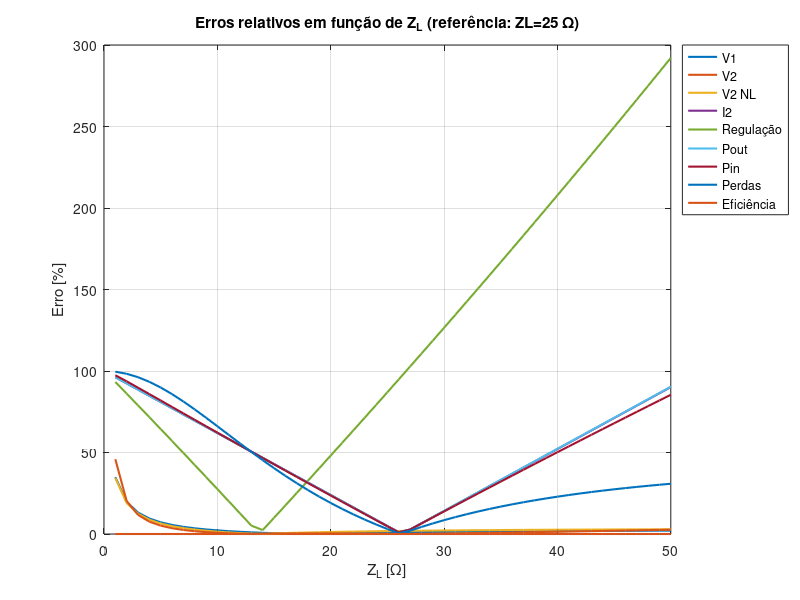

The MATLAB source for this figure:
clc; clear; close all;

% =================== Dados do Transformador ===================
f = 60;                 
w = 2*pi*f;

% Valores conhecidos
R1 = 0.95;
L1 = 1.53e-3;   % fixo em 1.53 mH

% Constante de transformação
k = (127/220)^2;
alpha = sqrt(3) - 1;

Rm = 1861.54;
Lm = 3.62;              % H

% =================== Tensões Nominais ===================
V2L = 127;       % tensão secundária nominal (linha)

% =================== Faixa de carga a analisar ===================
ZL_range = 1:50;   % de 1 a 200 ohms, passo 1

% =================== Valores MEDIDOS (referência ZL=25 Ω) ===================
V1_med      = 227; 
V2_NL_med   = 132;
V2L_med     = 127;
I2_med      = 4.83;
Regula_med  = 3.94;
PO_med      = 614;
Pin_med     = 652;
Pperdas_med = 38;
efic_med    = 94.17;

% =================== Pré-alocação ===================
erro_V1      = zeros(size(ZL_range));
erro_V2      = zeros(size(ZL_range));
erro_V2_NL   = zeros(size(ZL_range));
erro_I2      = zeros(size(ZL_range));
erro_Regula  = zeros(size(ZL_range));
erro_PO      = zeros(size(ZL_range));
erro_Pin     = zeros(size(ZL_range));
erro_Pperdas = zeros(size(ZL_range));
erro_Ef      = zeros(size(ZL_range));

% --- Resistências e Indutâncias dependentes de L1 ---
R2p = alpha * R1;   
R2  = k * R2p;      
L2p = alpha * L1;   
L2  = k * L2p;      

Z1 = R1 + 1j*w*L1;
Z2 = R2 + 1j*w*L2;
Zm = 1 / (1/Rm + 1/(1j*w*Lm));   % paralelo
Z2p = 3*Z2;

% =================== Loop sobre ZL ===================
for n = 1:length(ZL_range)
    ZL = ZL_range(n);

    % ---- Cálculos teóricos ----
    V1 = 127*sqrt(3) * abs((Z1 + Z2p + 3*ZL) / (3*ZL));
    V2NL = V1*(1/sqrt(3)) * abs(Zm/(Zm+Z1));
    I2L = abs(127/ZL);
    Reg = abs((V2NL - V2L)/V2L) * 100;    
    Po = V2L * (I2L)* cos(angle(ZL));
    Z_eq = Z1 + Z2p + Zm*3*ZL/(Zm + 3*ZL);
    Pin = (V1^2 / abs(Z_eq)) * cos(angle(Z_eq));
    Perdas = Pin - Po;
    Ef = (Po/Pin)*100;

    % ---- Erros relativos a ZL=25 Ω (valores medidos) ----
    erro_V1(n)      = abs(V1 - V1_med) / abs(V1) * 100;
    erro_V2(n)      = abs(V2L - V2L_med) / abs(V2L) * 100;
    erro_V2_NL(n)   = abs(V2NL - V2_NL_med) / abs(V2NL) * 100;
    erro_I2(n)      = abs(I2L - I2_med) / abs(I2L) * 100;
    erro_Regula(n)  = abs(Reg - Regula_med) / abs(Reg) * 100;
    erro_PO(n)      = abs(Po - PO_med) / abs(Po) * 100;
    erro_Pin(n)     = abs(Pin - Pin_med) / abs(Pin) * 100;
    erro_Pperdas(n) = abs(Perdas - Pperdas_med) / abs(Perdas) * 100;
    erro_Ef(n)      = abs(Ef - efic_med) / abs(Ef) * 100;
end

% =================== Gráficos ===================
figure('Name','Todos os erros em função de ZL','NumberTitle','off','Position',[200 100 800 600]);

plot(ZL_range, erro_V1,      'LineWidth',1.5); hold on;
plot(ZL_range, erro_V2,      'LineWidth',1.5);
plot(ZL_range, erro_V2_NL,   'LineWidth',1.5);
plot(ZL_range, erro_I2,      'LineWidth',1.5);
plot(ZL_range, erro_Regula,  'LineWidth',1.5);
plot(ZL_range, erro_PO,      'LineWidth',1.5);
plot(ZL_range, erro_Pin,     'LineWidth',1.5);
plot(ZL_range, erro_Pperdas, 'LineWidth',1.5);
plot(ZL_range, erro_Ef,      'LineWidth',1.5);

xlabel('Z_L [\Omega]');
ylabel('Erro [%]');
title('Erros relativos em função de Z_L (referência: ZL=25 \Omega)');
legend({'V1','V2','V2 NL','I2','Regulação','Pout','Pin','Perdas','Eficiência'},...
       'Location','northeastoutside');
grid on;
